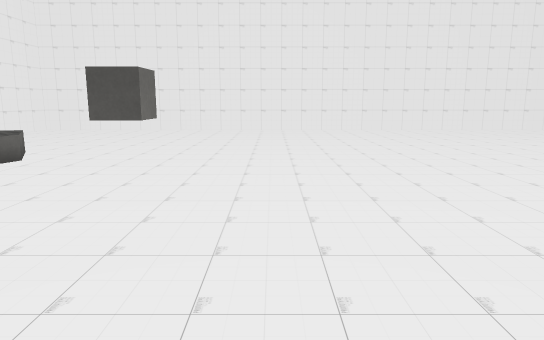
[1] (above)

19 first-person views from a walk through a Unity game level. The camera is 1.4 m above the floor, tilts 10° down and sees 70° across. The floor is counted in squares, 1 m on a side. Each view is taken from the middle of a square. On the plan, view 1 faces up. The plan holds only what a view shows up to about 16 squares ahead; the rest is blank. The player character is not drawn. Some surface patterns are stand-ins.

[2]
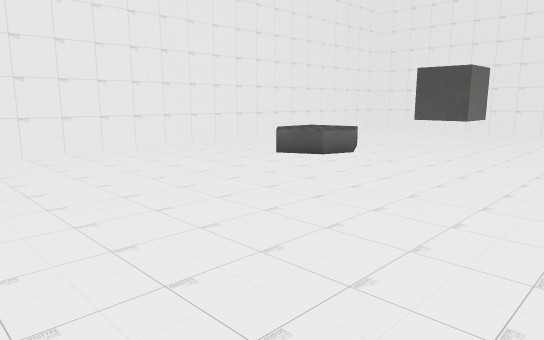

[3]
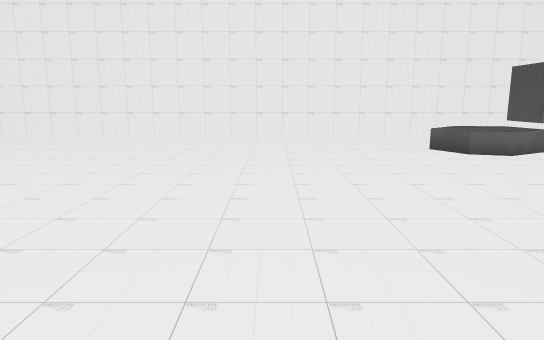

[4]
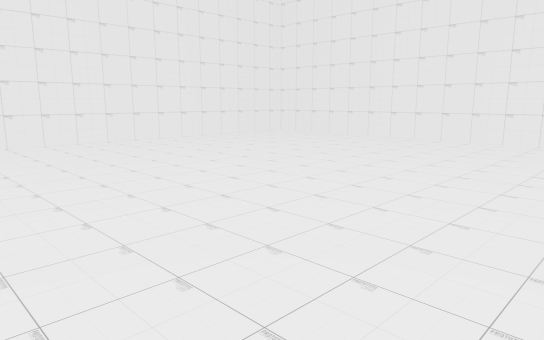

[5]
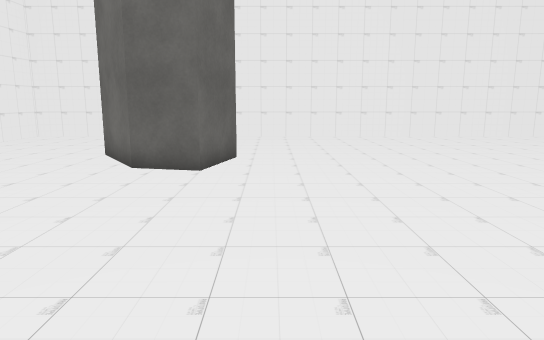

[6]
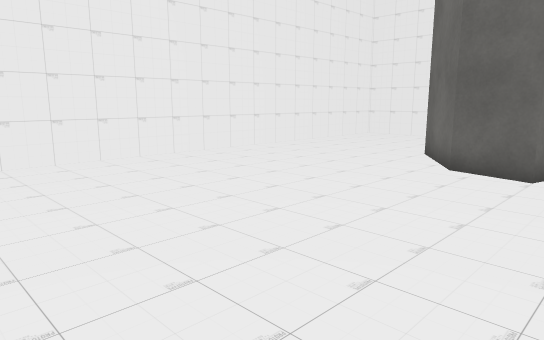

[7]
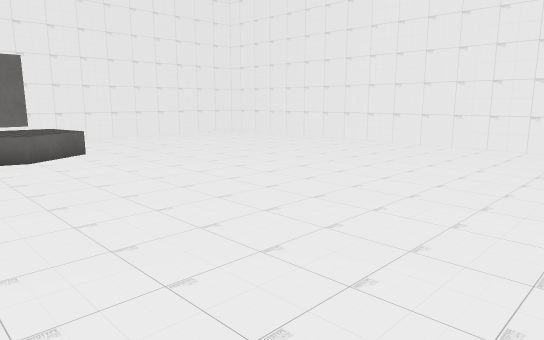

[8]
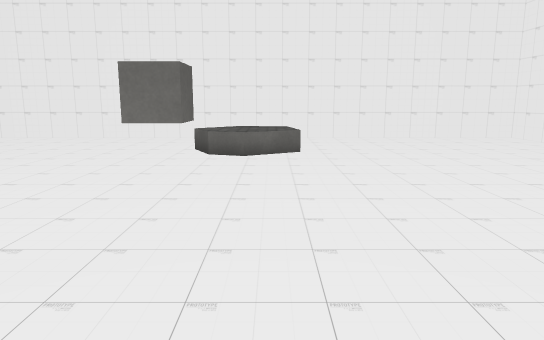

[9]
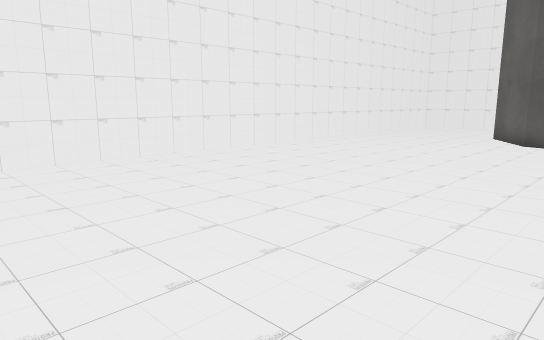

[10]
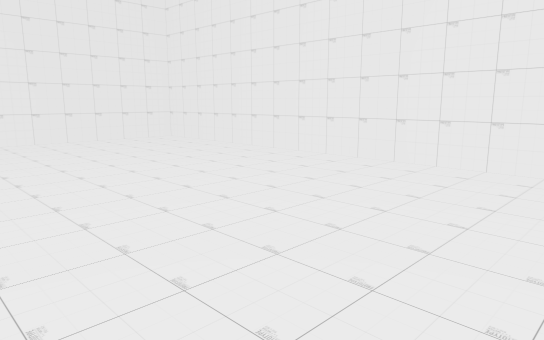

[11]
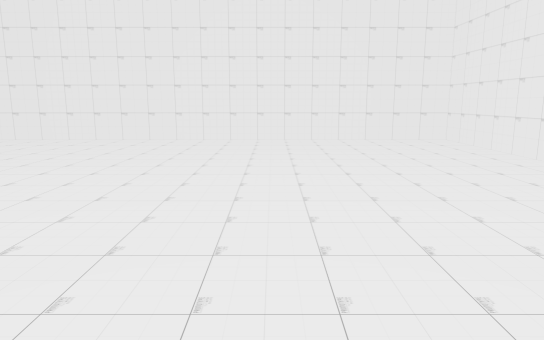

[12]
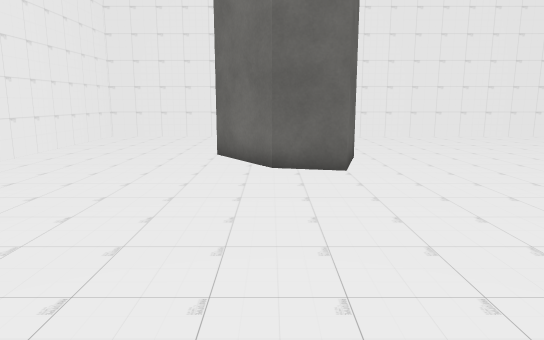

[13]
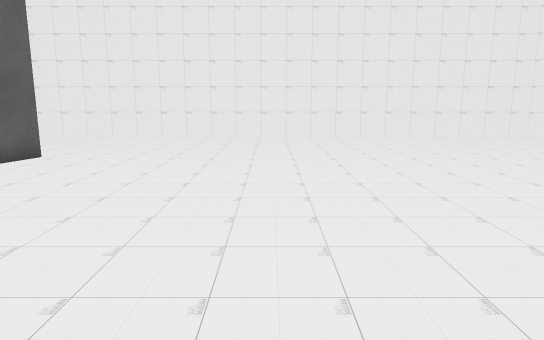

[14]
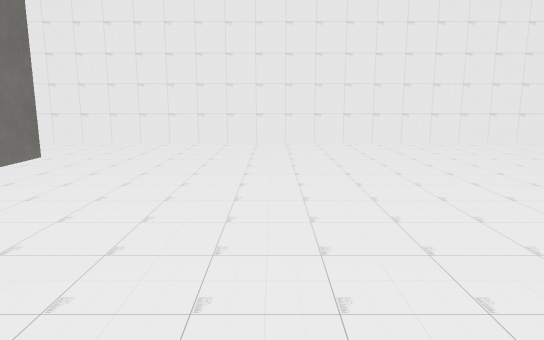

[15]
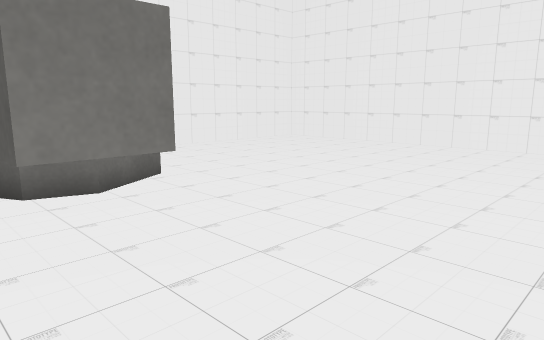

[16]
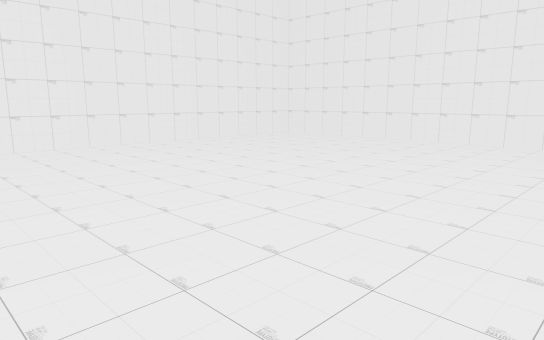

[17]
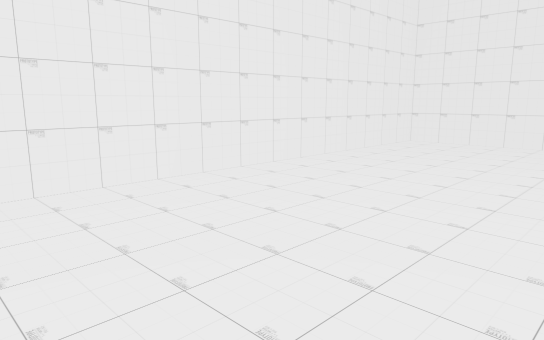

[18]
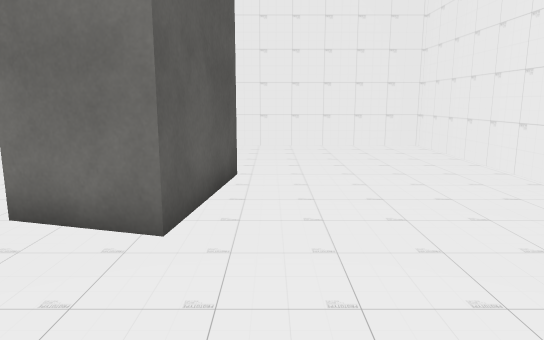

[19]
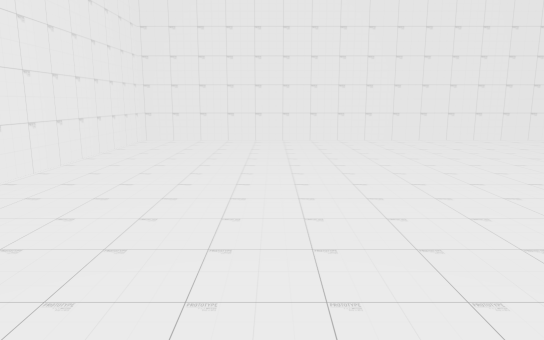

### Floor plan
Points are (right, up) in squares from view 1. A wall is a line through its corners. A room is listed if a view was taken in it or the views show most of it. See-through windows are left out.
Room 1 (views 1, 2, 3, 4, 5, 6, 7, 8, 9, 10, 11, 12, 13, 14, 15, 16, 17, 18, 19)
walls: (5.5, -2.9) (7, -3.2) (8.5, -5.3) (4.9, -4.9) (5.5, -2.9); (-11.2, 19.4) (-11.2, -10.7) (13.4, -10.7) (13.4, 19.4) (-11.2, 19.4)
low walls: (-6.9, 10.9) (-6, 9.3) (-6.4, 8.3) (-7.6, 7.7)
objects: other object (-3, 8)

Positions as (right, up) in squares from view 1, and headings:
1: (0, 0), facing up
2: (0, 0), facing up-left
3: (4, 3), facing left
4: (3, 3), facing down-left
5: (4, 5), facing down
6: (4, 5), facing down-right
7: (4, 7), facing up-left
8: (4, 10), facing left
9: (4, 11), facing down-right
10: (5, 5), facing up-right
11: (7, 5), facing up
12: (7, 5), facing down
13: (-1, 5), facing down
14: (-1, 6), facing up
15: (0, 7), facing up-left
16: (0, 7), facing up-right
17: (0, 13), facing up-right
18: (1, -6), facing right
19: (3, -6), facing left
